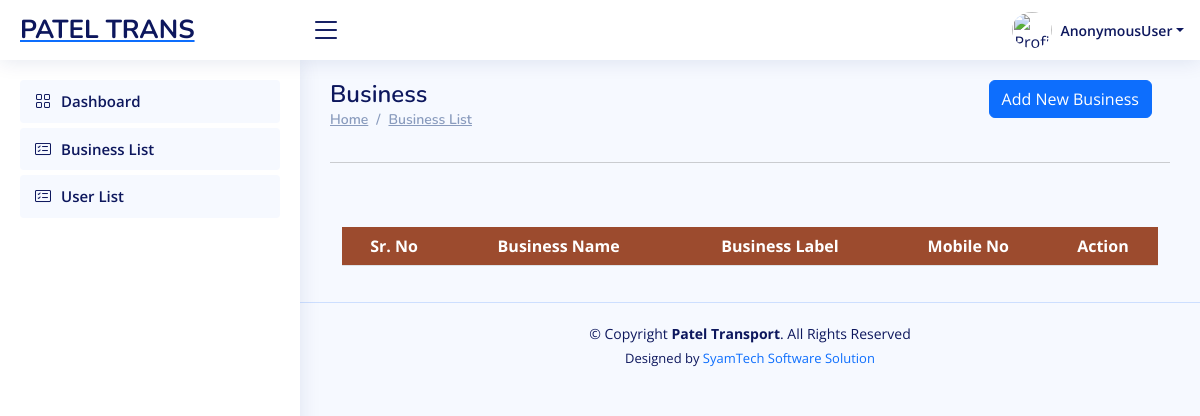
Before: /developer/business_list/ with the older database file.
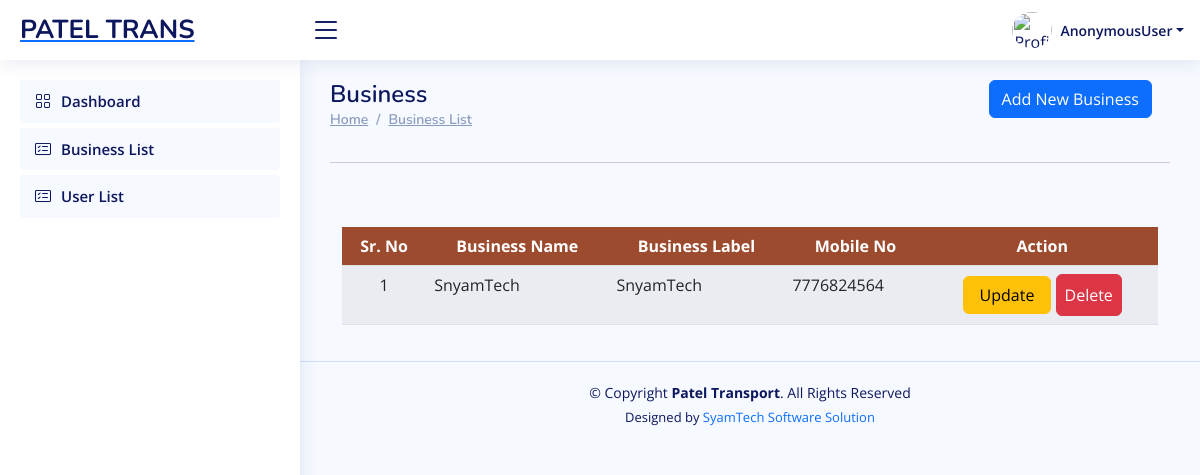
After: the same page with the newer database file.
### Developer/models.py (models this page shows, shortened)
class Business(models.Model):
    business_name = models.CharField(max_length=100)
    business_label = models.CharField(max_length=15)
    mobile_number = models.CharField(max_length=15)
    alternate_mobile_number = models.CharField(max_length=15, null=True, blank=True)
    address = models.TextField(null=True, blank=True)
    email = models.EmailField(unique=True, null=True, blank=True)
    business_number=models.CharField(max_length=50, null=True, blank=True)
    created_at = models.DateTimeField(auto_now_add=True)
    updated_at = models.DateTimeField(auto_now=True)

### Developer/views.py (the view)
# urls.py: path('business_list/', business_list, name='developer_business_list'),
def business_list(request):
    form=BusinessForm()
    rec=Business.objects.select_related().order_by('-id')
    return render(request, 'developer_business_list.html',{'form':form,'rec':rec} )

### Developer/templates/developer_business_list.html (shortened to what this page needs)
{% extends "developer_base.html" %}
{% load crispy_forms_tags %}
{% block content %}
<main id="main" class="main">
    <div class="row">
        <div class="col-sm-6">
            <div class="pagetitle">
                <h1>Business</h1>
                <nav>
                    <ol class="breadcrumb">
                        <li class="breadcrumb-item"><a href="#">Home</a></li>
                        <li class="breadcrumb-item"><a href="#">Business List </a></li>
                    </ol>
                </nav>
            </div>
        </div>
        <div class="col-sm-6">
            <div class="container" style="max-width:97%;">
                <div class="text-lg-end text-start">
                    <a href="#" class="btn btn-primary" data-toggle="modal"
                        data-target="#model_create"> Add New Business</a>
                </div>
            </div>
        </div>
    </div>
    <section class="section dashboard">
<hr>
        <div class="container">
            <div class="row justify-content-center align-items-center">
                <div class="col-sm-12"> <br><br>
                    <div class="row">
                        <div class="container" style=" overflow:scroll;">
                            <table id="driver_table" class="table table-striped "
                                style="overflow:scroll; width:100%;min-width: max-content;">
                                <thead>
                                    <tr style="background:#9c4b2e;">
                                        <th scope="col" class="text-center text-white">Sr. No</th>
                                        <th scope="col" class="text-center text-white">Business Name</th>
                                        <th scope="col" class="text-center text-white">Business Label</th>
                                        <th scope="col" class="text-center text-white">Mobile No</th>
                                        <th scope="col" class="text-center text-white">Action</th>
                                    </tr>
                                </thead>
                                <tbody>
                                    {% if rec %}
                                    {% for r in rec %}
                                    <tr>
                                        <td class="text-center">{{ forloop.counter }}</td>
                                        <td class="text-left">{{ r.business_name|default_if_none:"----"}} </td>
                                        <td class="text-left">{{ r.business_label|default_if_none:"----" }} </td>
                                        <td class="text-left">{{  r.mobile_number|default_if_none:"----" }}</td>
                                        <td>
                                            <center>
                                                <a href="javascript:void(0);" data-url="{% url "developer_update_business" r.id %}" class="btn btn-warning    px-3" onclick="mini_window_2(this)">Update</a>
                                                <a href="{% url 'developer_delete_business' r.id %}" class="btn btn-danger px-2 py-2" onclick="confirmDelete(this); return false;">Delete</a>
                                            </center>
                                        </td>
                                    </tr>
                                    {% endfor %}
                                    {% endif %}
                                </tbody>
                            </table>
                        </div>
                    </div>
                </div>
            </div>
        </div>
</main>
{% endblock content %}

Changed rows visible on the page:
added Business: business_name "SnyamTech", business_label "SnyamTech", mobile_number "7776824564"
